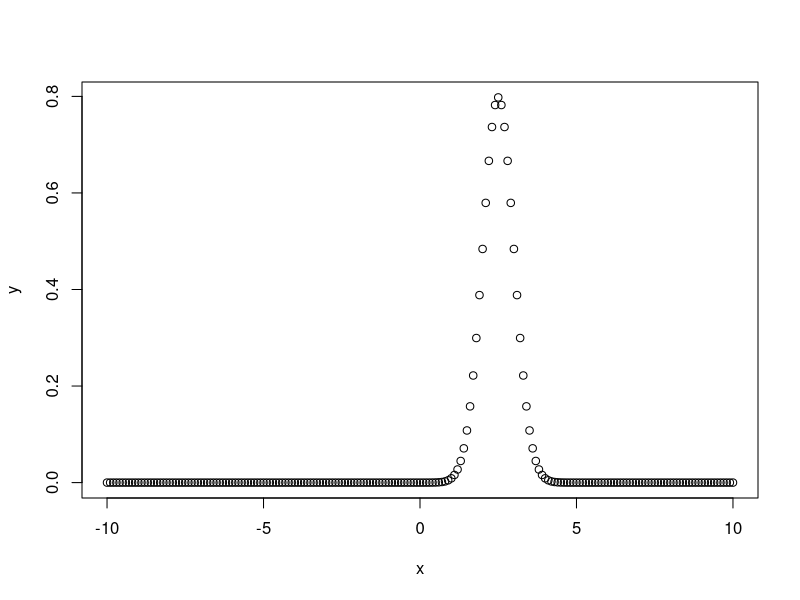
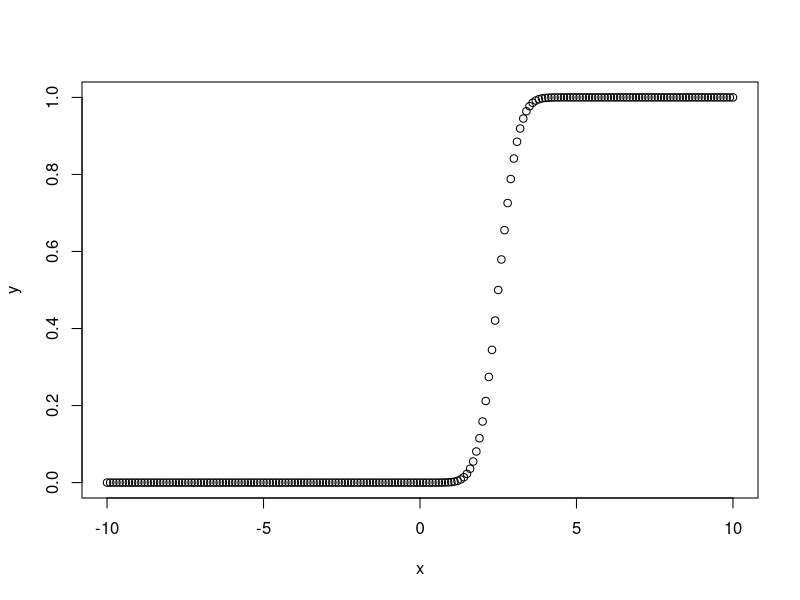
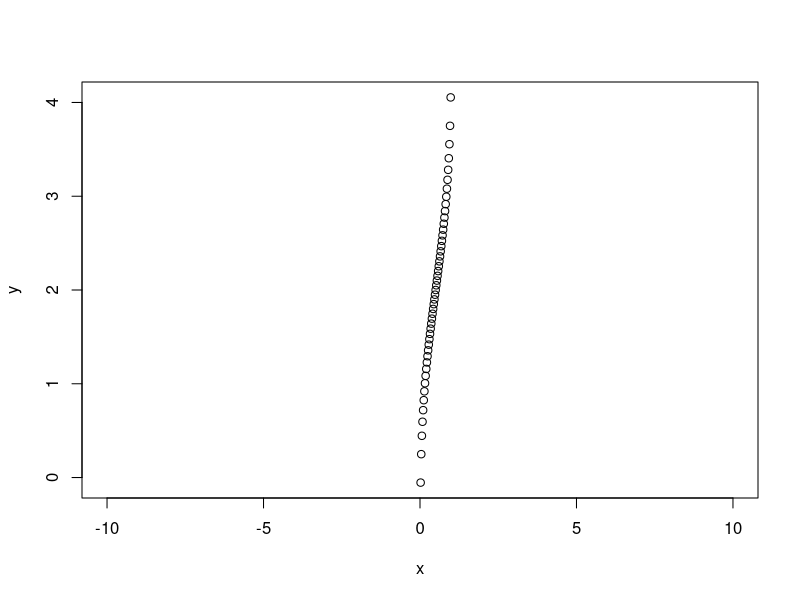
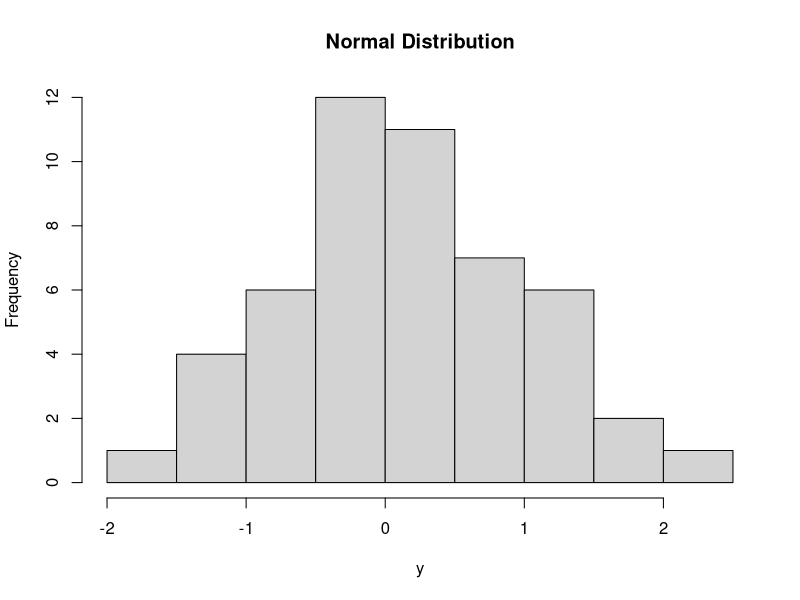

R code for these plots, in order:
#dnorm
x<-seq(-10,10,by=0.1)
y<-dnorm(x,mean=2.5,sd=0.5)
png(file="dnorm.png")
plot(x,y)
dev.off()

#pnorm
x<-seq(-10,10,by=0.1)
y<-pnorm(x,mean=2.5,sd=0.5)
png(file="pnorm.png")
plot(x,y)
dev.off()

#qnorm
x<-seq(-10,10,by=0.02)
y<-qnorm(x,mean=2,sd=1)
png(file="qnorm.png")
plot(x,y)
dev.off()

#rnorm
y<-rnorm(50)
png(file="rnorm.png")
hist(y,main="Normal Distribution")
dev.off()
